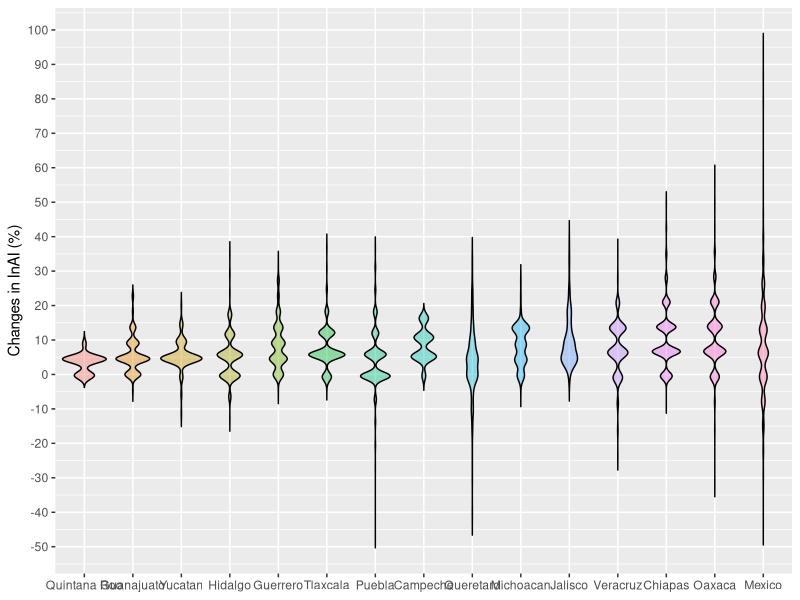

The R script that drew this image:
# File path
getwd()
setwd("~/OneDrive - Universidad Autónoma Chapingo/1. Doctorado/7.7 Septimo semestre/Seminario VII/I. Art. Modelo logit/Nadie Innova mas/Supplemental material/Violin plot/")
# look at the directory >

# Violin plot -------------------------------------------------------------
# Packages
library(ggplot2)
library(dplyr)

# Data
Data <- read.csv("Rend con ROO.csv")
Data

# Orden por la media de Adoptantes de menor a mayor cambios positivos en su InAI.

Data$Estadoordenado = factor(Data$Estado, levels = c("Quintana Roo", "Guanajuato", "Yucatan", "Hidalgo", "Guerrero",
                                                     "Tlaxcala", "Puebla", "Campeche", "Queretaro", 
                                                     "Michoacan", "Jalisco", "Veracruz", "Chiapas", 
                                                     "Oaxaca", "Mexico"))

ggplot(data=Data, aes(x=Estadoordenado, y = Cambio_InAI, fill=Estadoordenado, cex.axis=2)) +
    #geom_jitter(size = 0.25, color = "gray", alpha = 0.9, fill="black") +
    geom_violin(aes(), color = "black", alpha = 0.4, trim=FALSE) +
    #geom_boxplot(width=0.05, outlier.size = 0, alpha = 0.5, fill = "white", color = "black") +
    scale_y_continuous(breaks=seq(-50, 100, 10)) +
    xlab (NULL) +
    ylab("Changes in InAI (%)") +
    theme(legend.position = "none")
#stat_summary(fun.data=data_summary, size = 0.5)
#stat_summary(fun.y=mean, geom="point", size=2, color="black", alpha = 0.5)
#theme_set(theme_bw())# Fondo

# The violin plot labels were edited in Adobe Illustrator.

